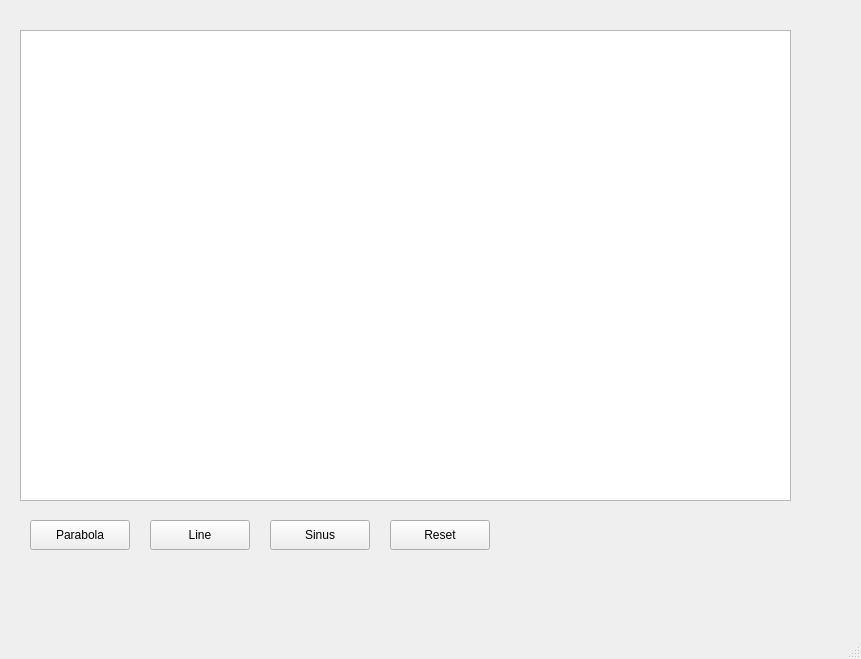
<?xml version="1.0" encoding="UTF-8"?>
<ui version="4.0">
 <class>MainWindow</class>
 <widget class="QMainWindow" name="MainWindow">
  <property name="geometry">
   <rect>
    <x>0</x>
    <y>0</y>
    <width>861</width>
    <height>659</height>
   </rect>
  </property>
  <property name="windowTitle">
   <string>MainWindow</string>
  </property>
  <widget class="QWidget" name="centralwidget">
   <widget class="QGraphicsView" name="graphicsView">
    <property name="geometry">
     <rect>
      <x>20</x>
      <y>30</y>
      <width>771</width>
      <height>471</height>
     </rect>
    </property>
   </widget>
   <widget class="QPushButton" name="btnParabola">
    <property name="geometry">
     <rect>
      <x>30</x>
      <y>520</y>
      <width>100</width>
      <height>30</height>
     </rect>
    </property>
    <property name="text">
     <string>Parabola</string>
    </property>
   </widget>
   <widget class="QPushButton" name="btnLine">
    <property name="geometry">
     <rect>
      <x>150</x>
      <y>520</y>
      <width>100</width>
      <height>30</height>
     </rect>
    </property>
    <property name="text">
     <string>Line</string>
    </property>
   </widget>
   <widget class="QPushButton" name="btnSinus">
    <property name="geometry">
     <rect>
      <x>270</x>
      <y>520</y>
      <width>100</width>
      <height>30</height>
     </rect>
    </property>
    <property name="text">
     <string>Sinus</string>
    </property>
   </widget>
   <widget class="QPushButton" name="btnSinus_2">
    <property name="geometry">
     <rect>
      <x>390</x>
      <y>520</y>
      <width>100</width>
      <height>30</height>
     </rect>
    </property>
    <property name="text">
     <string>Reset</string>
    </property>
   </widget>
  </widget>
  <widget class="QMenuBar" name="menubar">
   <property name="geometry">
    <rect>
     <x>0</x>
     <y>0</y>
     <width>861</width>
     <height>25</height>
    </rect>
   </property>
  </widget>
  <widget class="QStatusBar" name="statusbar"/>
 </widget>
 <resources/>
 <connections/>
</ui>
